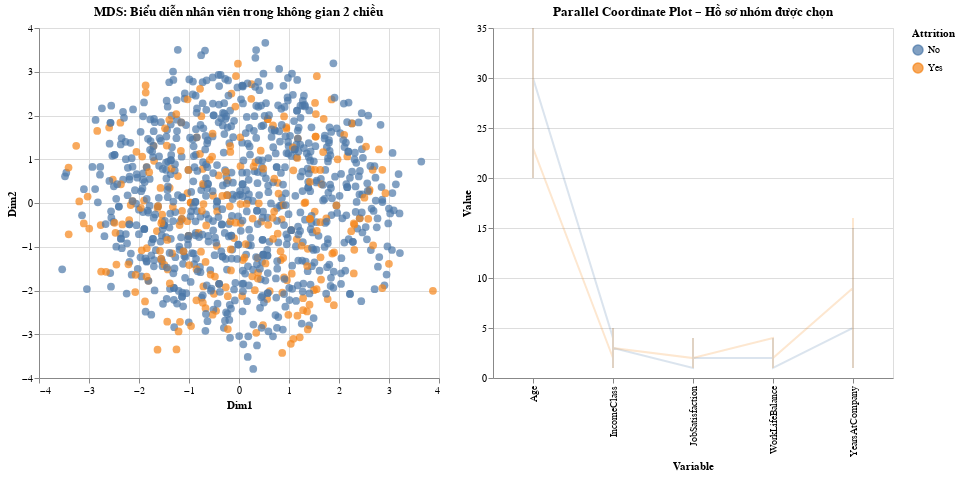

Notebook source saved alongside this figure:
### Code cell
import pandas as pd
import altair as alt
from sklearn.preprocessing import StandardScaler
from sklearn.manifold import MDS

# --- Đọc dữ liệu ---
hr = pd.read_csv("hr_vn_sim.csv")

# --- Các biến định lượng để dùng trong MDS ---
cols = ["Age", "YearsAtCompany", "JobSatisfaction", "WorkLifeBalance", "IncomeClass"]
hr = hr.dropna(subset=cols)

# --- Chuẩn hóa dữ liệu ---
X = StandardScaler().fit_transform(hr[cols])

# --- Giảm chiều bằng MDS ---
mds = MDS(n_components=2, random_state=42, dissimilarity='euclidean')
X_2d = mds.fit_transform(X)

# --- Gộp kết quả vào DataFrame ---
hr["Dim1"] = X_2d[:, 0]
hr["Dim2"] = X_2d[:, 1]

# --- Brush để chọn vùng trên MDS ---
brush = alt.selection_interval(encodings=['x', 'y'])

# --- Biểu đồ MDS ---
mds_plot = alt.Chart(hr).mark_circle(size=60).encode(
    x="Dim1",
    y="Dim2",
    color=alt.condition(brush, "Attrition:N", alt.value("lightgray")),
    tooltip=["Department", "Age", "YearsAtCompany", "IncomeClass", "Attrition"]
).add_params(
    brush
).properties(
    width=400, height=350,
    title="MDS: Biểu diễn nhân viên trong không gian 2 chiều"
)

# --- PCP (Parallel Coordinates) ---
hr_long = hr.melt(id_vars=["Attrition", "Dim1", "Dim2"],
                  value_vars=cols,
                  var_name="Variable",
                  value_name="Value")

pcp = alt.Chart(hr_long).mark_line(opacity=0.2).encode(
    x="Variable:N",
    y="Value:Q",
    color="Attrition:N",
    detail="Attrition"
).transform_filter(
    brush
).properties(
    width=400, height=350,
    title="Parallel Coordinate Plot – Hồ sơ nhóm được chọn"
)

# --- Hiển thị song song ---
final_chart = mds_plot | pcp
final_chart

### Figure 1 — Vega-Lite specification as saved in the notebook (floating-point values rounded to 4 significant figures; data arrays with more than 128 entries replaced by an {"elided": "..."} marker saying what was removed)
{"config": {"view": {"continuousWidth": 300, "continuousHeight": 300}}, "hconcat": [{"data": {"name": "data-a9b34baa0d0d5de78bc31f3ba1a8a322"}, "mark": {"type": "circle", "size": 60}, "encoding": {"color": {"condition": {"param": "param_2", "field": "Attrition", "type": "nominal"}, "value": "lightgray"}, "tooltip": [{"field": "Department", "type": "nominal"}, {"field": "Age", "type": "quantitative"}, {"field": "YearsAtCompany", "type": "quantitative"}, {"field": "IncomeClass", "type": "quantitative"}, {"field": "Attrition", "type": "nominal"}], "x": {"field": "Dim1", "type": "quantitative"}, "y": {"field": "Dim2", "type": "quantitative"}}, "height": 350, "name": "view_1", "title": "MDS: Biểu diễn nhân viên trong không gian 2 chiều", "width": 400}, {"data": {"name": "data-63140ea52df6620a9dc9fdb0e54fa505"}, "mark": {"type": "line", "opacity": 0.2}, "encoding": {"color": {"field": "Attrition", "type": "nominal"}, "detail": {"field": "Attrition", "type": "nominal"}, "x": {"field": "Variable", "type": "nominal"}, "y": {"field": "Value", "type": "quantitative"}}, "height": 350, "title": "Parallel Coordinate Plot – Hồ sơ nhóm được chọn", "transform": [{"filter": {"param": "param_2"}}], "width": 400}], "params": [{"name": "param_2", "select": {"type": "interval", "encodings": ["x", "y"]}, "views": ["view_1"]}], "$schema": "https://vega.github.io/schema/vega-lite/v5.20.1.json", "datasets": {"data-a9b34baa0d0d5de78bc31f3ba1a8a322": {"elided": "1000 records"}, "data-63140ea52df6620a9dc9fdb0e54fa505": {"elided": "5000 records"}}}
